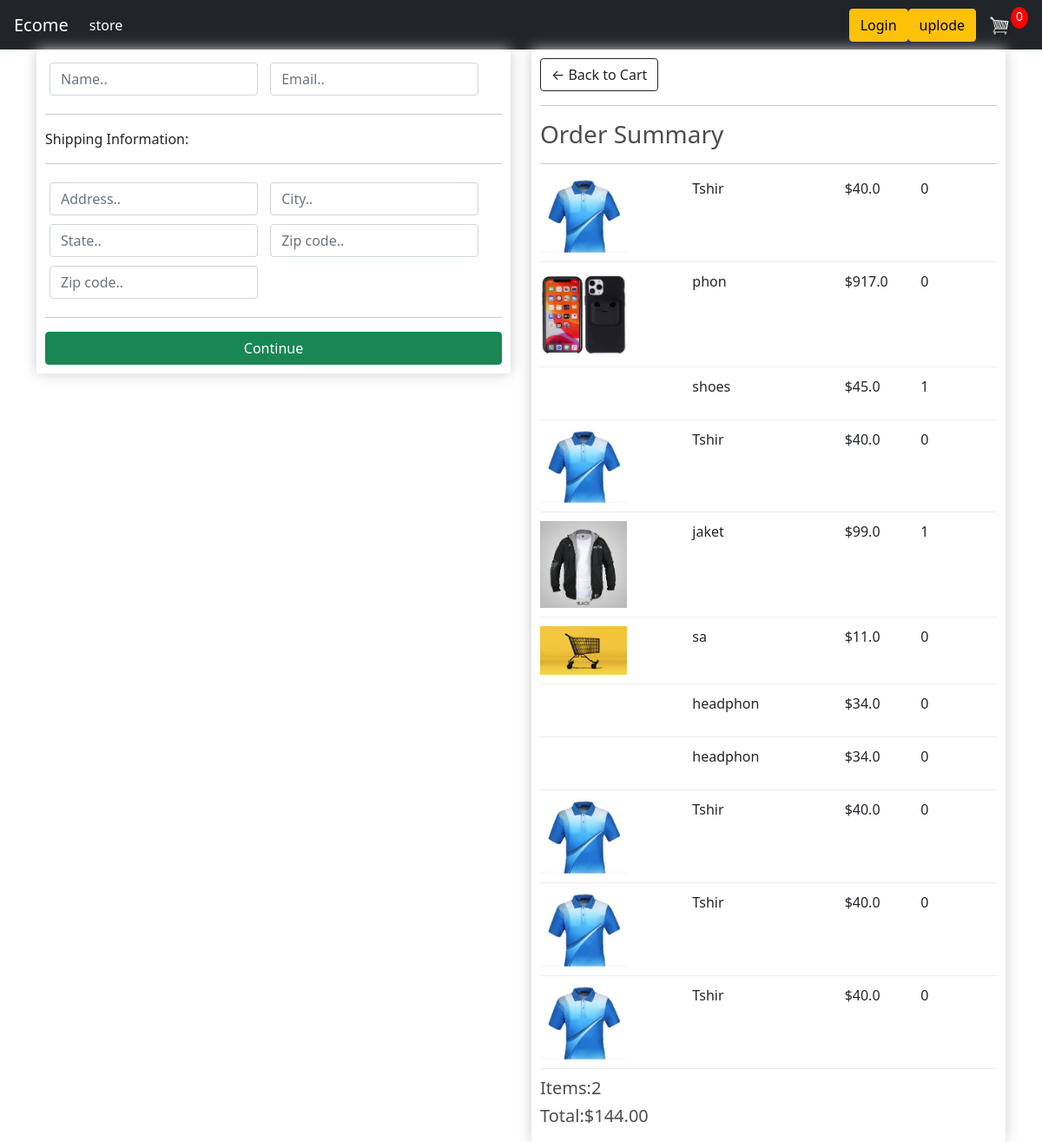
Screenshot of /checkout/ (signed in) with the database file from the repository.
### store/models.py (models this page shows, shortened)
class OrderItem(models.Model):
    product = models.ForeignKey(Product, on_delete=models.SET_NULL,blank=True, null=True)
    order = models.ForeignKey(Order, on_delete=models.SET_NULL,blank=True, null=True)
    quantity = models.IntegerField(default=0, null=True, blank=True)
    date_added = models.DateTimeField(auto_now_add=True)
    @property
    def get_total(self):
        total = self.product.price * self.quantity
        return total

class Product(models.Model):
    name =models.CharField(max_length=50, null=True)
    price =models.FloatField()
    digital =models.BooleanField(default=False, null=True, blank=False)
    image = models.ImageField(null=True, blank=True)
    @property
    def imageURL(self):
        try:
            url = self.image.url
        except:
            url = ''
        return url

class Order(models.Model):
    customer = models.ForeignKey(Customer, on_delete=models.SET_NULL, blank=True, null=True)
    date_order =models.DateTimeField(auto_now_add=True)
    completed = models.BooleanField(default=False, null=True, blank=False)
    transaction_id = models.CharField(max_length=200, null=True)
    @property
    def get__cart_total(self):
        orderitems = self.orderitem_set.all()
        total = sum([item.get_total for item in orderitems])
        return total
    @property
    def get__cart_items(self):
        orderitems = self.orderitem_set.all()
        total = sum([item.quantity for item in orderitems])
        return total

### store/views.py (the view)
# urls.py: path('checkout/', views.checkout,name = 'checkout'),
def checkout(request):
    if request.user.is_authenticated:
        customer = request.user.customer
        order, created = Order.objects.get_or_create(customer=customer)
        items = OrderItem.objects.filter(order=order)
    else:
        items = []
        order ={"get_cart_total":0, "get_cart_items": 0}
    context = {'items': items, 'order': order}
    return render(request, 'checkout.html', context)

### store/templates/checkout.html (shortened to what this page needs)
{% extends 'base.html'%}
{% load static %}
{% block content %}
<div class="row">
    <div class="col-lg-6">
        <div class="box-element" id="form-wrapper">
            <form id="form">
                <div id="user-info">
                    <div class="form-field">
                        <input required class="form-control" type="text" name="name" placeholder="Name..">
                    </div>
                    <div class="form-field">
                        <input required class="form-control" type="email" name="email" placeholder="Email..">
                    </div>
                </div>
                <div id="shipping-info">
                    <hr>
                    <p>Shipping Information:</p>
                    <hr>
                    <div class="form-field">
                        <input class="form-control" type="text" name="address" placeholder="Address..">
                    </div>
                    <div class="form-field">
                        <input class="form-control" type="text" name="city" placeholder="City..">
                    </div>
                    <div class="form-field">
                        <input class="form-control" type="text" name="state" placeholder="State..">
                    </div>
                    <div class="form-field">
                        <input class="form-control" type="text" name="zipcode" placeholder="Zip code..">
                    </div>
                    <div class="form-field">
                        <input class="form-control" type="text" name="country" placeholder="Zip code..">
                    </div>
                </div>
                <hr>
                <input id="form-button" class="btn btn-success btn-block" type="submit" value="Continue">
            </form>
        </div>
    <br>
</div>
    <div class="col-lg-6">
        <div class="box-element">
            <a  class="btn btn-outline-dark" href="{% url 'cart' %}">&#x2190; Back to Cart</a>
            <hr>
			<h3>Order Summary</h3>
			<hr>
            {% for item in items %}
            <div class="cart-row">
                <div style="flex:2"><img class="row-image" src="{{item.product.imageURL}}"></div>
                <div style="flex:2"><p>{{item.product.name}}</p></div>
                <div style="flex:1"><p>${{item.product.price}}</p></div>
                <div style="flex:1"><p>{{item.quantity}}</p></div>
            </div>
            {% endfor%}
            <h5>Items:{{order.get__cart_items}}</h5>
			<h5>Total:${{order.get__cart_total|floatformat:2}}  </h5>
        </div>
    </div>
</div>
{% endblock content %}

### store/static/css/main.css (style rules this page uses)
body { background-color: hsl(0, 0%, 98%); }
h1,h2,h3,h4,h5,h6 { color:hsl(0, 0%, 30%); }
.box-element { box-shadow:hsl(0, 0%, 80%) 0 0 16px; background-color: #fff; border-radius: 4px; padding: 10px; }
.col-lg-4, .col-lg-6, .col-lg-8, .col-lg-12 { margin-top: 10px; }
.btn { border-radius: 0; }
.row-image { width: 100px; }
.form-field { width:250px; display: inline-block; padding: 5px; }
.cart-row { display: flex; align-items: flex-stretch; padding-bottom: 10px; margin-bottom: 10px; border-bottom: 1px solid #ececec; }

### rows the page displays
OrderItem: product.imageURL (picture), product.name "Tshir", product.price "40.0", quantity "0"
OrderItem: product.imageURL (picture), product.name "phon", product.price "917.0", quantity "0"
OrderItem: product.name "shoes", product.price "45.0", quantity "1"
OrderItem: product.imageURL (picture), product.name "Tshir", product.price "40.0", quantity "0"
OrderItem: product.imageURL (picture), product.name "jaket", product.price "99.0", quantity "1"
OrderItem: product.imageURL (picture), product.name "sa", product.price "11.0", quantity "0"
OrderItem: product.name "headphon", product.price "34.0", quantity "0"
OrderItem: product.name "headphon", product.price "34.0", quantity "0"
OrderItem: product.imageURL (picture), product.name "Tshir", product.price "40.0", quantity "0"
OrderItem: product.imageURL (picture), product.name "Tshir", product.price "40.0", quantity "0"
OrderItem: product.imageURL (picture), product.name "Tshir", product.price "40.0", quantity "0"
Order: get__cart_items "2", get__cart_total "144.00"
